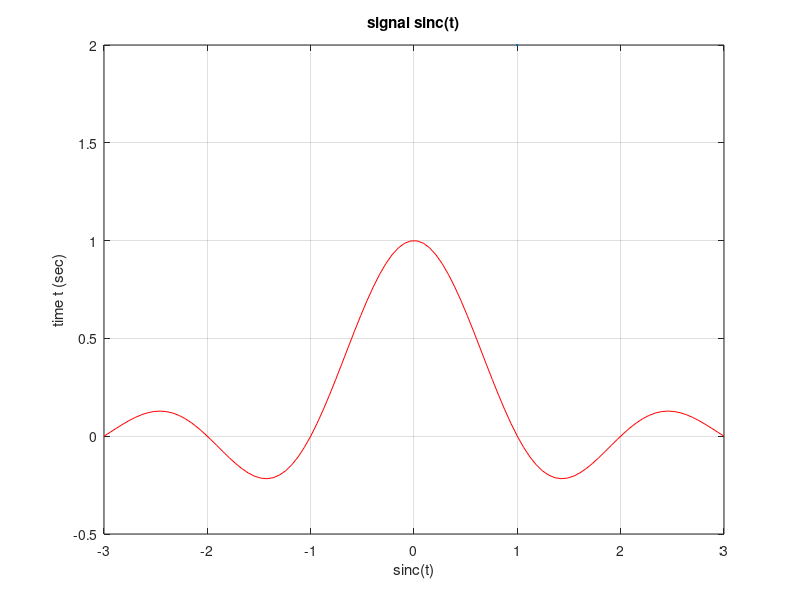
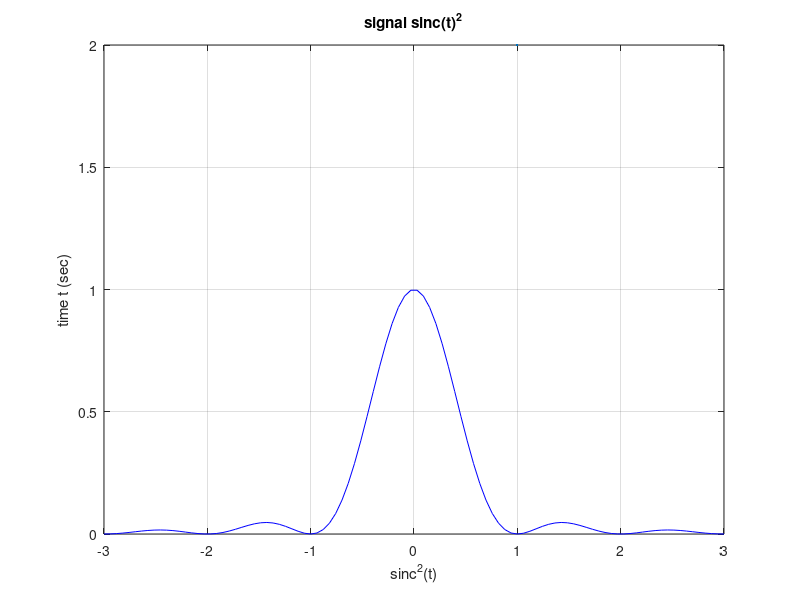
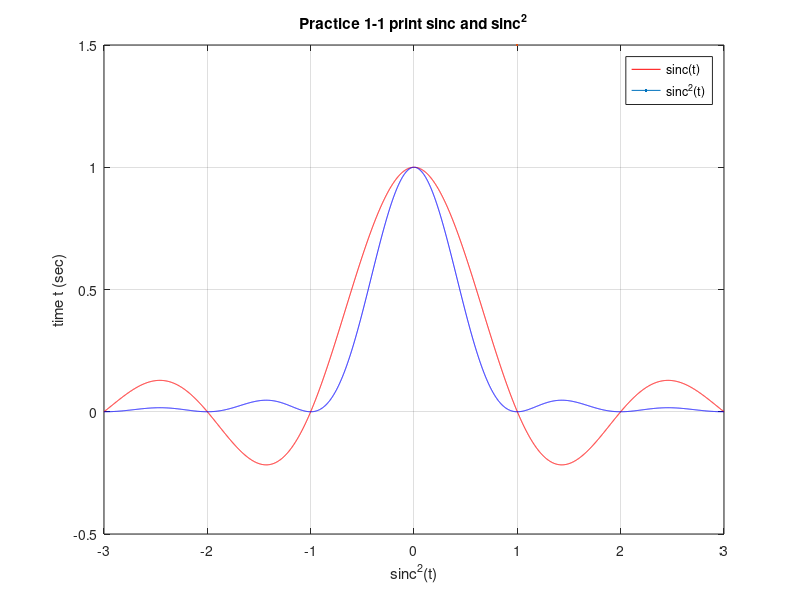

These charts were generated, in order, by the following MATLAB code:

clear;

t = linspace(-3, 3);        % domain of the func
y1 = sinc(t);
y2 = sinc(t).^2;

%% print the sinc(t)
figure
plot(t, y1, 'r', LineWidth=2);
title('signal sinc(t)');
xlabel('sinc(t)');
ylabel('time t (sec)');
grid

%% print the sinc^2(t)
figure
plot(t, y2, 'b',LineWidth=2);
title('signal sinc(t)^2');
xlabel('sinc^2(t)');
ylabel('time t (sec)');
grid

%% Use the original function
dt = 0.001;
N = 3;
length = -N:dt:N;

sinc1 = sin(pi*length)./(pi*length);
sinc2 = (sinc1).^2;                         % sinc(t)^2

figure
h1 = plot(length, sinc1, 'r', LineWidth=1.5);
hold on
h2 = plot(length, sinc2, 'b', LineWidth=1.5);
title('Practice 1-1 print sinc and sinc^2');
xlabel('sinc^2(t)');
ylabel('time t (sec)');
legend('sinc(t)', 'sinc^2(t)');
grid
%%

